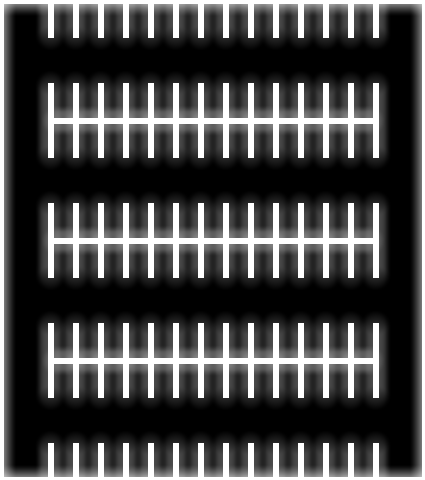
#> input picture simulation/environment/map_downsampled.png, 425 x 480 px
$ python image_rescale.py map_downsampled.png   (Python 2 division)   (older library calls are emulated)
#> lines starting #> are read from the running program, lines starting #| are printed output that depends on the picture
#!/usr/bin/python
import os, sys
import Image

size = 480, 425

for infile in sys.argv[1:]:
    outfile = os.path.splitext(infile)[0] + ".thumbnail"
    if infile != outfile:
        try:
            im = Image.open(infile)
#> im is the input picture: PIL image 425x480 L; min 0, max 255, mean 73.3
            im.thumbnail(size, Image.ANTIALIAS)
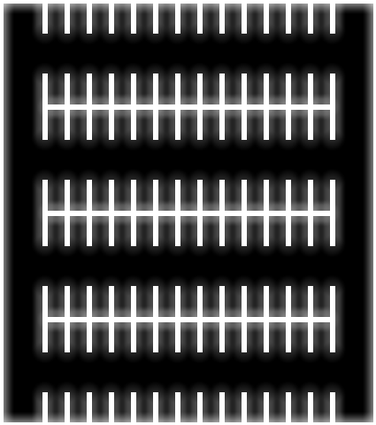
#> im: PIL image 376x425 L; min 0, max 255, mean 72.6
            im.save(outfile, "JPEG")
        except IOError:
            print "cannot create thumbnail for '%s'" % infile

$ run again, on simulation/environment/map_inverted.png
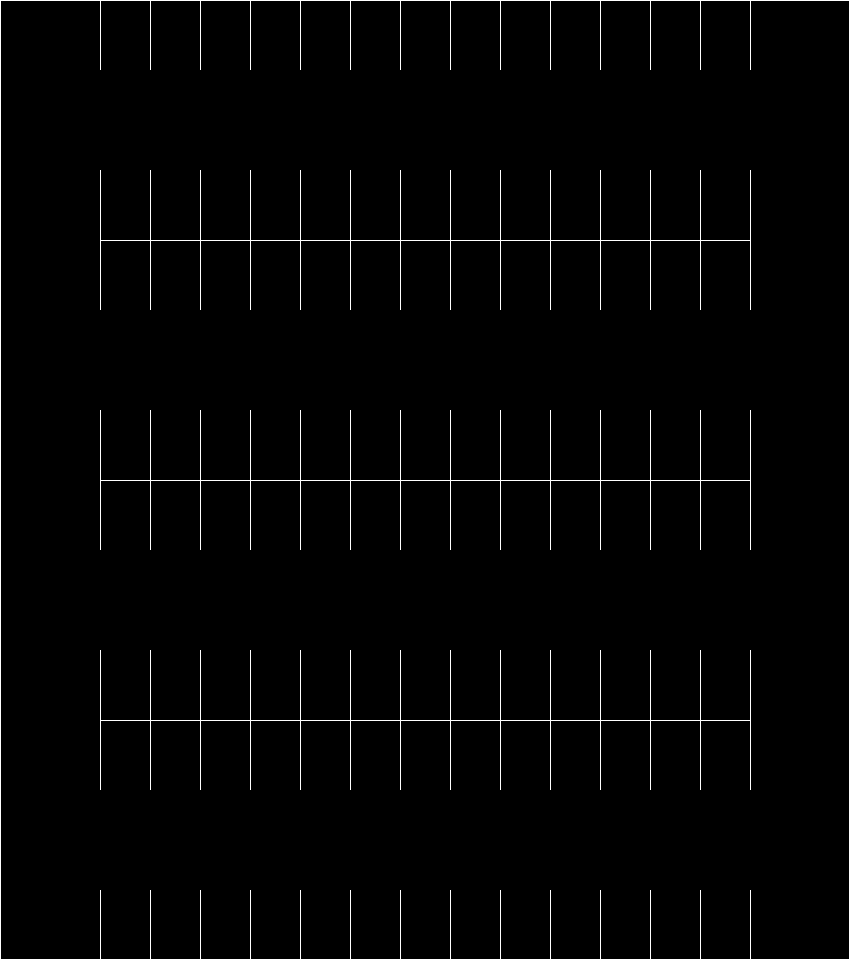
#> input picture simulation/environment/map_inverted.png, 1700 x 1920 px (shown at 1/2 size)
#> im is the input picture: PIL image 1700x1920 L; 0.82% white in thin lines or dots
#> `im.thumbnail(size, Image.ANTIALIAS)`:
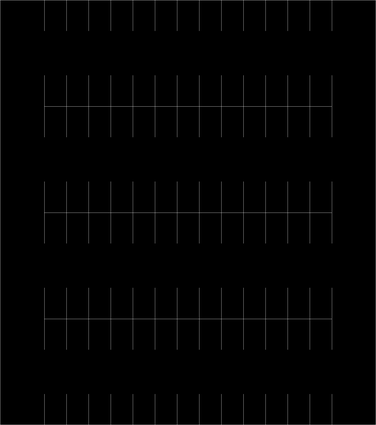
#> im: PIL image 376x425 L; min 0, max 101, mean 2.3

$ run again, on simulation/environment/map_wallsIncreased.jpg
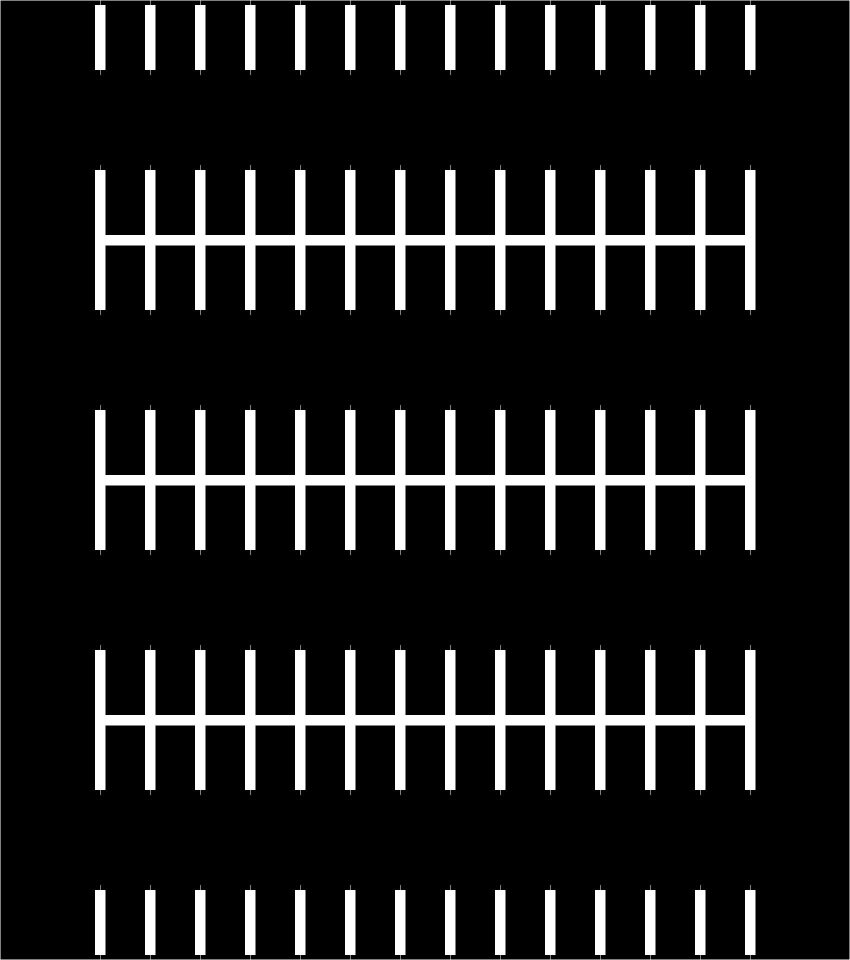
#> input picture simulation/environment/map_wallsIncreased.jpg, 1700 x 1920 px (shown at 1/2 size)
#> im is the input picture: PIL image 1700x1920 L; min 0, max 255, mean 31
#> `im.thumbnail(size, Image.ANTIALIAS)`:
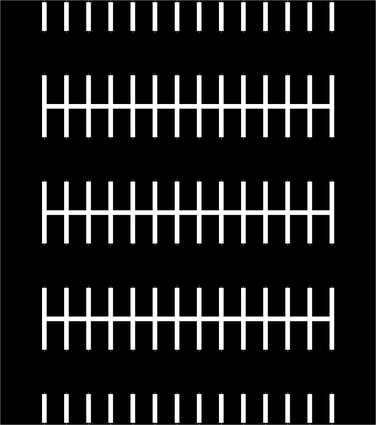
#> im: PIL image 376x425 L; min 0, max 255, mean 31
